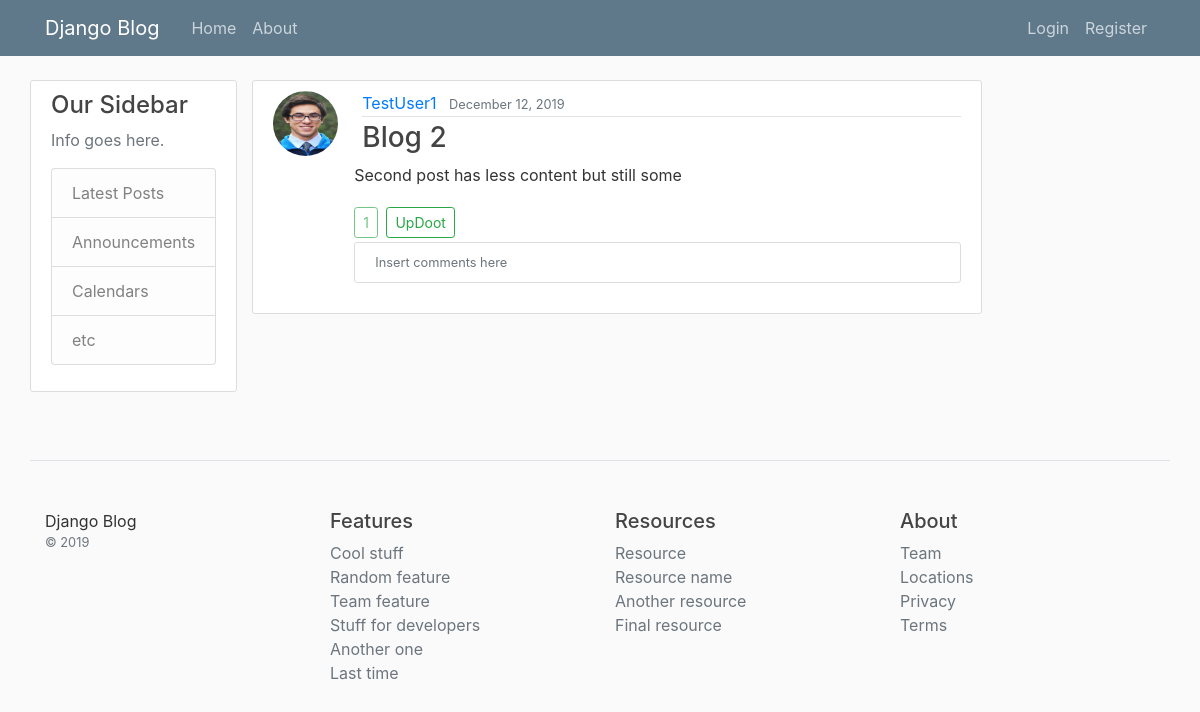
Before: /post/2/ with the older database file.
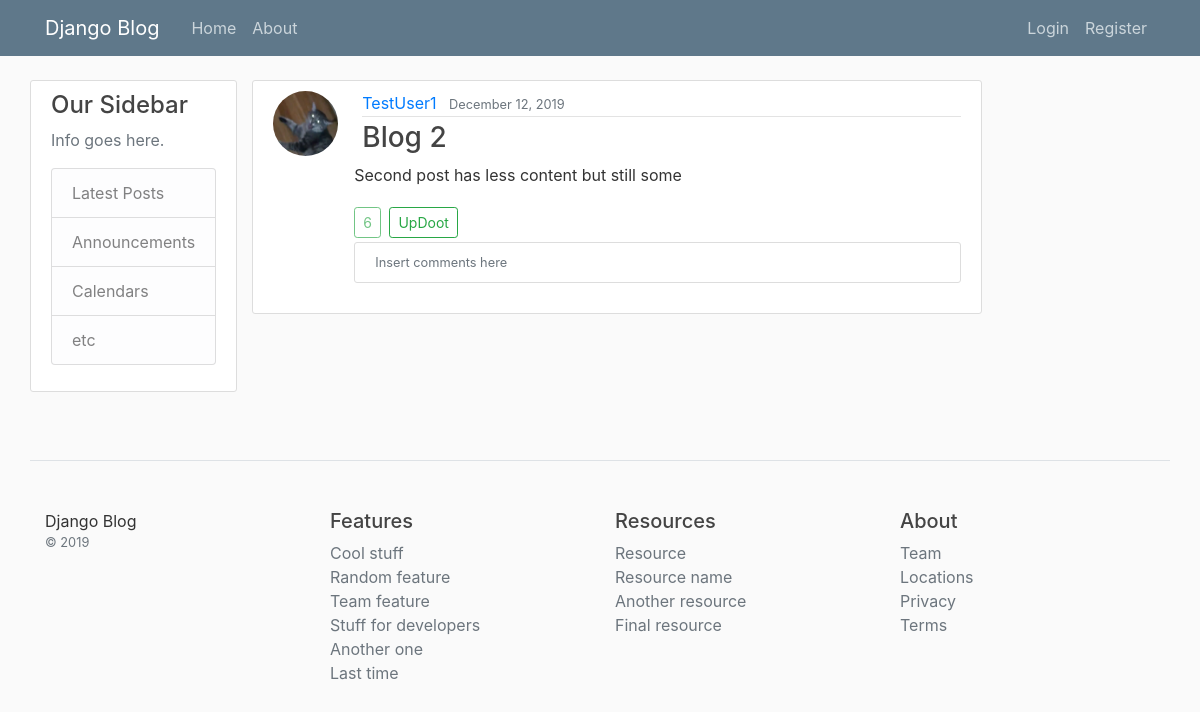
After: the same page with the newer database file.
### blog/models.py (models this page shows, shortened)
class Post(models.Model):
	title = models.CharField(max_length=100)
	content = models.TextField()
	date_posted = models.DateTimeField(default=timezone.now)
	author = models.ForeignKey(User, on_delete=models.CASCADE)
	updoots = models.SmallIntegerField(default=0)

### users/models.py (models this page shows, shortened)
class Profile(models.Model):
	user = models.OneToOneField(User, on_delete=models.CASCADE)
	image = models.ImageField(default='default.jpeg', upload_to='profile-pics')
	bio = models.TextField()

### blog/views.py (the view)
# urls.py: path('post/<int:pk>/', PostDetailView.as_view(), name='post-detail'),
class PostDetailView(DetailView):
	model = Post
	context_object_name = 'post'

### blog/templates/blog/post_detail.html (shortened to what this page needs)
{% extends "blog/base.html" %}
{% block content %}
<article class="media content-section">
	<img class="rounded-circle article-img" src="{{ post.author.profile.image.url }}">
	<div class="media-body">
		<div class="media-section ml-2">
			<div class="article-metadata">
				<a class="mr-2" href="{% url 'user-posts' post.author.username %}">{{ post.author }}</a>
				<small class="text-muted">{{ post.date_posted|date:"F d, Y" }}</small>
			</div>
			<h3 class="article-title">{{ post.title }}</h3>
		</div>
		<p class="article-content">{{ post.content }}</p>
		<a class="btn btn-outline-success btn-sm disabled mr-1">{{ post.updoots }}</a>
		<a class="btn btn-outline-success btn-sm mt-1 mb-1" href="{% url 'post-updoot' post.id 'detail' %}">UpDoot</a>
		<div class="media content-section">
			<small class="text-muted">Insert comments here</small>
		</div>
	</div>
</article>
{% endblock content %}

Changed rows visible on the page:
changed Post "Blog 2": author.profile.image: a different picture; updoots "1" → "6"
